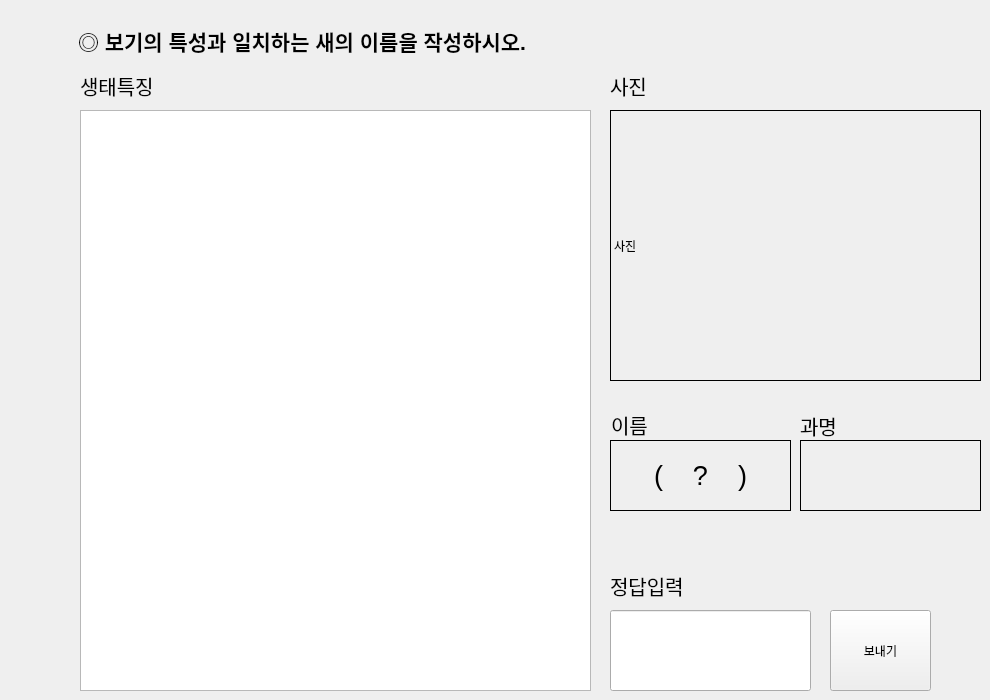
      <widget class="QWidget" name="page_8">
       <widget class="QPushButton" name="Q_pushButton">
        <property name="geometry">
         <rect>
          <x>830</x>
          <y>610</y>
          <width>101</width>
          <height>81</height>
         </rect>
        </property>
        <property name="text">
         <string>보내기</string>
        </property>
       </widget>
       <widget class="QLabel" name="label_27">
        <property name="geometry">
         <rect>
          <x>610</x>
          <y>440</y>
          <width>181</width>
          <height>71</height>
         </rect>
        </property>
        <property name="font">
         <font>
          <pointsize>20</pointsize>
         </font>
        </property>
        <property name="frameShape">
         <enum>QFrame::Box</enum>
        </property>
        <property name="text">
         <string>(    ?    )</string>
        </property>
        <property name="alignment">
         <set>Qt::AlignCenter</set>
        </property>
       </widget>
       <widget class="QTextBrowser" name="study_bird_2">
        <property name="geometry">
         <rect>
          <x>80</x>
          <y>110</y>
          <width>511</width>
          <height>581</height>
         </rect>
        </property>
        <property name="font">
         <font>
          <pointsize>17</pointsize>
         </font>
        </property>
       </widget>
       <widget class="QLabel" name="label_30">
        <property name="geometry">
         <rect>
          <x>800</x>
          <y>410</y>
          <width>41</width>
          <height>31</height>
         </rect>
        </property>
        <property name="font">
         <font>
          <pointsize>15</pointsize>
         </font>
        </property>
        <property name="text">
         <string>과명</string>
        </property>
       </widget>
       <widget class="QLineEdit" name="lineEdit">
        <property name="geometry">
         <rect>
          <x>610</x>
          <y>610</y>
          <width>201</width>
          <height>81</height>
         </rect>
        </property>
       </widget>
       <widget class="QLabel" name="label_16">
        <property name="geometry">
         <rect>
          <x>80</x>
          <y>70</y>
          <width>81</width>
          <height>31</height>
         </rect>
        </property>
        <property name="font">
         <font>
          <pointsize>15</pointsize>
         </font>
        </property>
        <property name="text">
         <string>생태특징</string>
        </property>
       </widget>
       <widget class="QLabel" name="label_28">
        <property name="geometry">
         <rect>
          <x>78</x>
          <y>20</y>
          <width>481</width>
          <height>41</height>
         </rect>
        </property>
        <property name="font">
         <font>
          <pointsize>16</pointsize>
          <weight>75</weight>
          <bold>true</bold>
         </font>
        </property>
        <property name="text">
         <string>◎ 보기의 특성과 일치하는 새의 이름을 작성하시오.</string>
        </property>
       </widget>
       <widget class="QLabel" name="label_29">
        <property name="geometry">
         <rect>
          <x>610</x>
          <y>70</y>
          <width>41</width>
          <height>31</height>
         </rect>
        </property>
        <property name="font">
         <font>
          <pointsize>15</pointsize>
         </font>
        </property>
        <property name="text">
         <string>사진</string>
        </property>
       </widget>
       <widget class="QLabel" name="label_25">
        <property name="geometry">
         <rect>
          <x>610</x>
          <y>110</y>
          <width>371</width>
          <height>271</height>
         </rect>
        </property>
        <property name="frameShape">
         <enum>QFrame::Box</enum>
        </property>
        <property name="text">
         <string>사진</string>
        </property>
        <property name="scaledContents">
         <bool>true</bool>
        </property>
       </widget>
       <widget class="QLabel" name="label_26">
        <property name="geometry">
         <rect>
          <x>800</x>
          <y>440</y>
          <width>181</width>
          <height>71</height>
         </rect>
        </property>
        <property name="font">
         <font>
          <pointsize>20</pointsize>
         </font>
        </property>
        <property name="frameShape">
         <enum>QFrame::Box</enum>
        </property>
        <property name="text">
         <string/>
        </property>
        <property name="alignment">
         <set>Qt::AlignCenter</set>
        </property>
       </widget>
       <widget class="QLabel" name="label_31">
        <property name="geometry">
         <rect>
          <x>611</x>
          <y>409</y>
          <width>41</width>
          <height>31</height>
         </rect>
        </property>
        <property name="font">
         <font>
          <pointsize>15</pointsize>
         </font>
        </property>
        <property name="text">
         <string>이름</string>
        </property>
       </widget>
       <widget class="QLabel" name="label_34">
        <property name="geometry">
         <rect>
          <x>610</x>
          <y>570</y>
          <width>81</width>
          <height>31</height>
         </rect>
        </property>
        <property name="font">
         <font>
          <pointsize>15</pointsize>
         </font>
        </property>
        <property name="text">
         <string>정답입력</string>
        </property>
       </widget>
      </widget>
